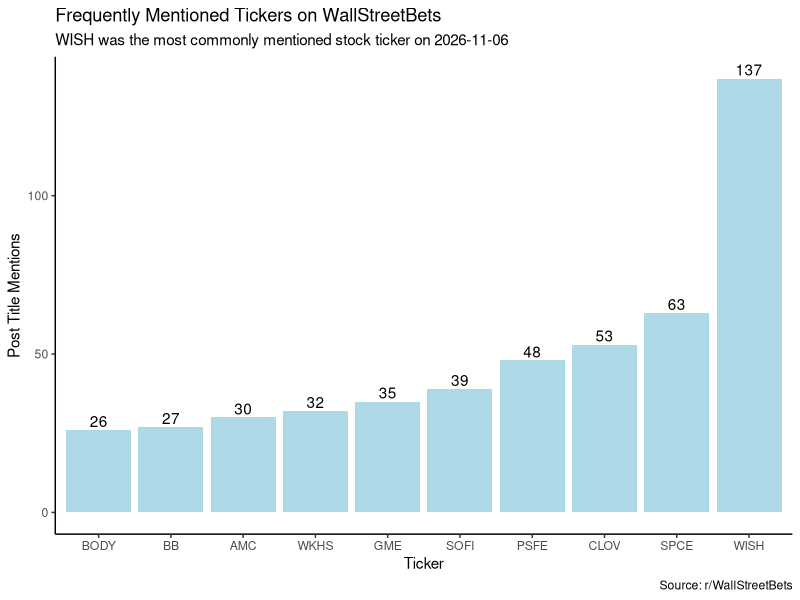

The R script that drew this image:
library(tidyverse)
library(knitr)

# read data
x <- read_csv("wsb.csv", col_types = cols(
  ticker = col_character(),
  date = col_double(),
  title = col_character(),
  url = col_character()
))

# 10 most mentioned stock tickers
data <- x %>%
  select(ticker) %>%
  group_by(ticker) %>%
  summarize(count = n()) %>%
  arrange(desc(count)) %>%
  slice(1:10) %>%
  mutate(ticker = as.factor(ticker))

#get current date as a string
date <- toString(Sys.Date())

#get most mentioned stock as a string
most_mentioned <- data %>%
  slice(1)
ticker <- toString(most_mentioned$ticker)

# create plot
ticker_plot <- data %>%
  ggplot(mapping = aes(fct_reorder(ticker, count), count)) +
  geom_col(fill = "lightblue") +
  geom_text(aes(label = count), position = position_dodge(width = 0.9), vjust = -0.25) +
  theme_classic() +
  labs(title = "Frequently Mentioned Tickers on WallStreetBets",
       subtitle = paste(ticker, "was the most commonly mentioned stock ticker on", date),
       x = "Ticker",
       y = "Post Title Mentions",
       caption = "Source: r/WallStreetBets")

write_rds(ticker_plot, "ticker-plot.rds")